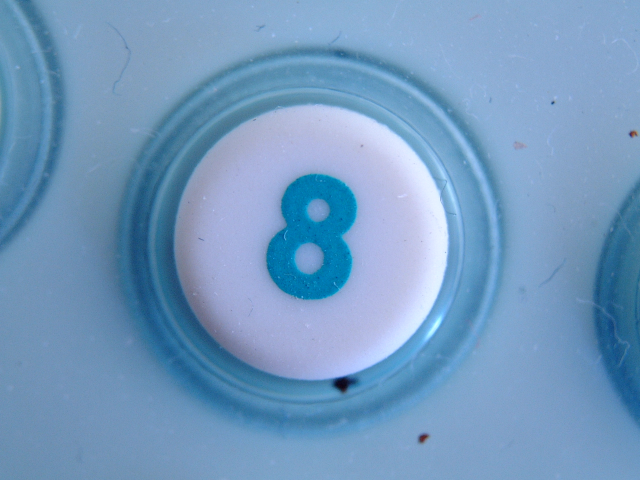
#> input picture bin/beauvoir/data/orig/8.jpg, 1280 x 960 px (shown at 1/2 size); its folder holds only this picture in this run
$ python img_conv.py
#> lines starting #> are read from the running program, lines starting #| are printed output that depends on the picture
import os
from PIL import Image

for filename in os.listdir():
    split_filename = filename.split(".")
    if split_filename[1] == "jpg":
        print(filename)
        im = Image.open(filename)
#> im is the input picture: PIL image 1280x960 RGB; mean R, G, B 114.8, 153.6, 191.5
        (width, height) = (round(im.width * 0.8), round(im.height * 0.8))
#> width = 1024; height = 768
        im_resized_big = im.resize((width, height))
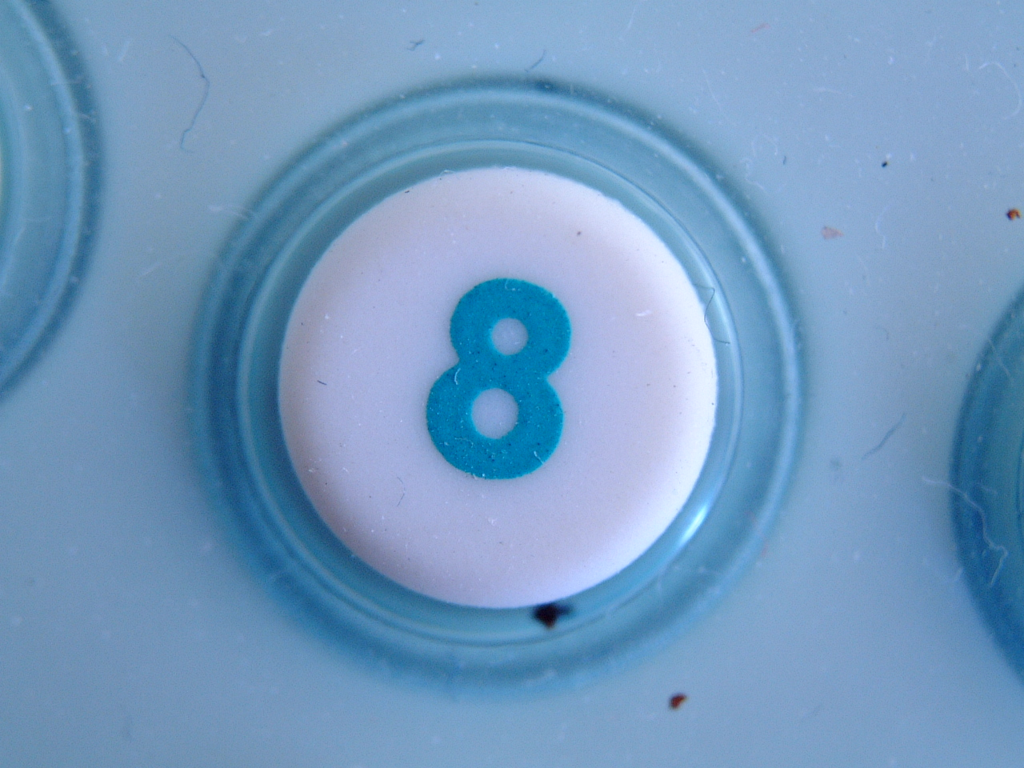
#> im_resized_big: PIL image 1024x768 RGB; mean R, G, B 114.8, 153.6, 191.5

        (width, height) = (round(im.width * 0.5), round(im.height * 0.5))
#> width = 640; height = 480
        im_resized = im.resize((width, height))
        im_resized.save("../backgrounds/" + split_filename[0] + "_resized" + ".png")
        im.save("../backgrounds/" + split_filename[0] + ".png")
